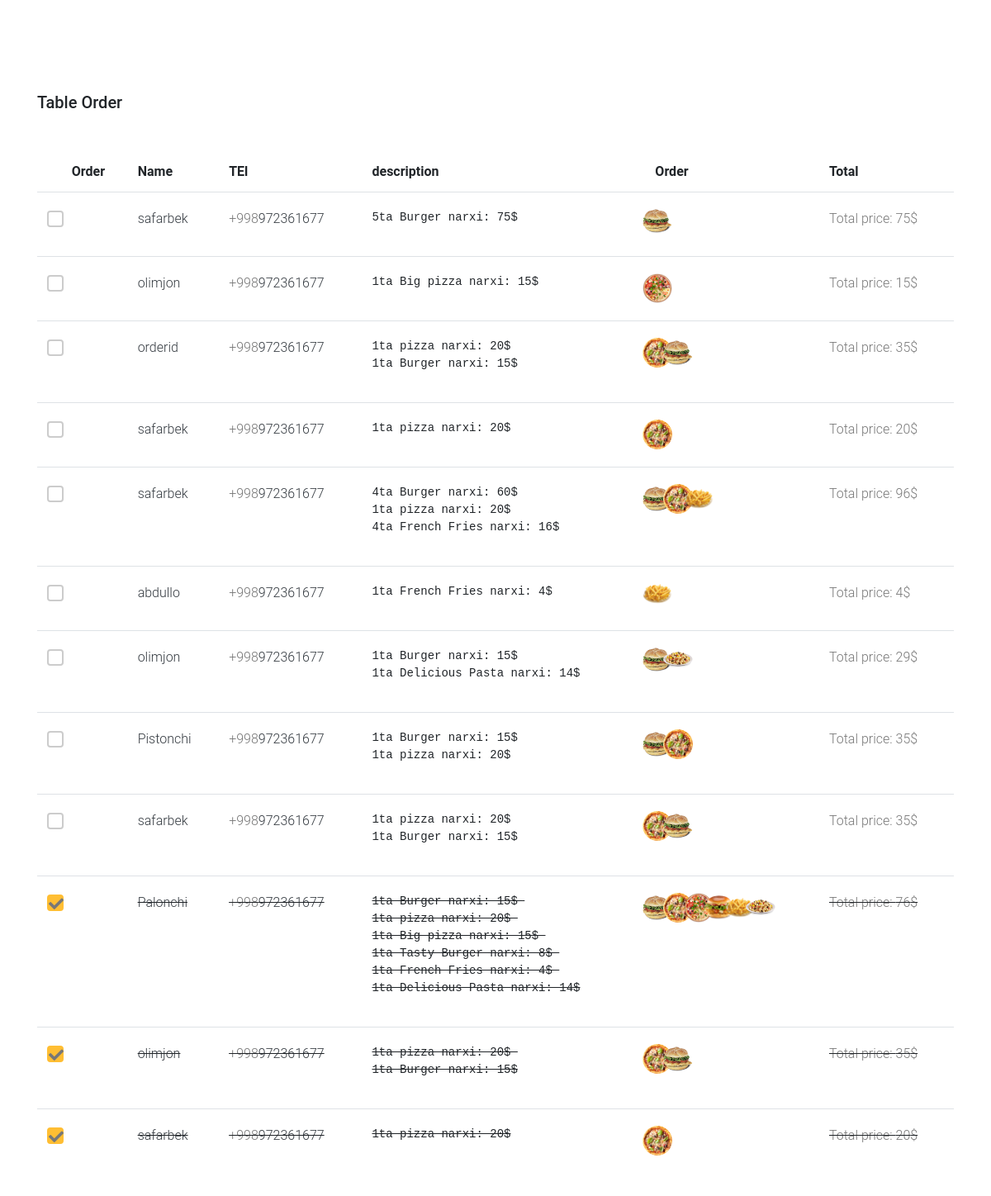
Screenshot of /superadmin/ with the database file from the repository.
### main/models.py (models this page shows, shortened)
class Order(models.Model):
    customer = models.CharField('buyurtmachi', max_length=25)
    tel = models.PositiveIntegerField('tel', default=0)
    order = models.ManyToManyField(Cart)
    text = models.TextField('*')
    total = models.PositiveIntegerField(default=0)
    is_arrived = models.BooleanField(default=False)
    class Meta:
        ordering = ["-id"]

class Cart(models.Model):
    product = models.ForeignKey(Product, on_delete=CASCADE)
    count = models.PositiveIntegerField('soni',default=0)

class Product(models.Model):
    name = models.CharField('nomi', max_length=25)
    slug = models.SlugField('*', max_length=25)
    image = models.ImageField("Product image", upload_to='product_images/')
    category = models.ForeignKey(Tag, on_delete=CASCADE)
    price = models.PositiveIntegerField("Price", default=0)
    description = models.TextField("About product")

### main/views.py (the view)
# urls.py: path("superadmin/", views.superadmin, name='superadmin'),
def superadmin(request):
    user = authenticate(username='safarbek',password='2007')
    if user.is_active:
        return render(request, 'superadmin/superadmin.html', {'orders': Order.objects.all()})
    else:
        return redirect("/login")

### main/context_pro.py (called while the page is built)
def view_all(request):
    context = {
        "categories": Tag.objects.all(),
        "products": Product.objects.select_related("category").all()
    }
    return context

### templates/superadmin/superadmin.html (shortened to what this page needs)
<!DOCTYPE html>
<html lang="en">
<head>
    <link rel="stylesheet" type="text/css" href="/static/css/bootstrap.css">
    <link rel="stylesheet" type="text/css" href="/static/css/superadmin.css">
    <link rel="stylesheet" href="https://pro.fontawesome.com/releases/v5.10.0/css/all.css"
 />
</head>
<body>
    <div class="content">
        <div class="container">
            <h2 class="mb-5">Table  Order</h2>
            <div class="table-responsive">
                <table class="table custom-table">
                    <thead>
                        <tr>
                            <th scope="col">
                            </th>
                            <th scope="col">Order</th>
                            <th scope="col">Name</th>
                            <th scope="col">TEl</th>
                            <th scope="col">description</th>
                            <th scope="col">Order</th>
                            <th>Total</th>
                        </tr>
                    </thead>
                    <tbody>
                        {%for order in orders %}
                        <tr  {% if order.is_arrived %}style="text-decoration: line-through;"{% endif%} >
                            <th scope="row">
                                <label class="control control--checkbox">
                                    <div class="control__indicator fas">
                                    </div>
                                </label>
                            </th>
                            <td>
                            </td>
                            <td><a href="/superadmin/{{order.id}}" class="text-dark">{{order.customer}}</a></td>
                            <td>
                                +998<a href="tel:+998{{order.tel}}" class="text-dark">{{order.tel}}</a>
                            </td>
                            <td>
                                <pre>{{order.text}}</pre>
                            </td>
                            <td>
                                <ul class="persons">
                                    {% for i in order.order.all %}
                                    <li>
                                        <a href="/detail/{{i.product.slug}}">
                                            <img src="{{i.product.image.url}}" alt="" class="img-fluid">
                                        </a>
                                    </li>
                                    {% endfor %}
                                </ul>
                            </td>
                            <td>
                               Total price: {{order.total}}$
                            </td>
                        </tr>
                        {% endfor %}
                    </tbody>
                </table>
            </div>
        </div>
    </div>
</body>
</html>

### staticfiles/css/superadmin.css (style rules this page uses)
body { font-family: "Roboto", -apple-system, BlinkMacSystemFont, "Segoe UI", Roboto, "Helvetica Neue", Arial, "Noto Sans", sans-serif, "Apple Color Emoji", "Segoe UI Emoji", "Segoe UI Symbol", "Noto Color Emoji"; background-color: #fff; font-weight: 300; }
h1, h2, h3, h4, h5, h6, .h1, .h2, .h3, .h4, .h5, .h6 { font-family: "Roboto", -apple-system, BlinkMacSystemFont, "Segoe UI", Roboto, "Helvetica Neue", Arial, "Noto Sans", sans-serif, "Apple Color Emoji", "Segoe UI Emoji", "Segoe UI Symbol", "Noto Color Emoji"; }
a { -webkit-transition: .3s all ease; -o-transition: .3s all ease; transition: .3s all ease; }
a, a:hover { text-decoration: none !important; }
.content { padding: 7rem 0; }
h2 { font-size: 20px; }
.custom-table { min-width: 900px; }
.custom-table thead tr, .custom-table thead th { border-top: none; border-bottom: none !important; }
.custom-table tbody th, .custom-table tbody td { color: #777; font-weight: 400; padding-bottom: 20px; padding-top: 20px; font-weight: 300; }
.custom-table tbody .persons { padding: 0; margin: 0; }
.custom-table tbody .persons li { padding: 0; margin: 0 0 0 -15px; list-style: none; display: inline-block; }
.custom-table tbody .persons li a { display: inline-block; width: 36px; }
.custom-table tbody .persons li a img { border-radius: 50%; max-width: 100%; }
.custom-table tbody tr th, .custom-table tbody tr td { position: relative; -webkit-transition: .3s all ease; -o-transition: .3s all ease; transition: .3s all ease; }
.custom-table tbody tr th:before, .custom-table tbody tr th:after, .custom-table tbody tr td:before, .custom-table tbody tr td:after { -webkit-transition: .3s all ease; -o-transition: .3s all ease; transition: .3s all ease; content: ""; left: 0; right: 0; position: absolute; height: 1px; background: #bfbfbf; width: 100%; opacity: 0; visibility: hidden; }
.custom-table tbody tr th:before, .custom-table tbody tr td:before { top: -1px; }
.custom-table tbody tr th:after, .custom-table tbody tr td:after { bottom: -1px; }
.control { display: block; position: relative; margin-bottom: 25px; cursor: pointer; font-size: 18px; }
.control__indicator { position: absolute; top: 2px; left: 0; height: 20px; width: 20px; border-radius: 4px; border: 2px solid #ccc; background: transparent; }
.control__indicator::before { content: '' !important; }
.control input:checked~.control__indicator { border: 2px solid #ffbe33; background: #ffbe33; }
.control input:checked~.control__indicator::before { content: "\f00c" !important; }

### rows the page displays
Order: customer "safarbek", tel "972361677", text "5ta Burger narxi: 75$", total "75"
Cart: product.image (picture)
Order: customer "olimjon", tel "972361677", text "1ta Big pizza narxi: 15$", total "15"
Cart: product.image (picture)
Order: customer "orderid", tel "972361677", text "1ta pizza narxi: 20$ 1ta Burger narxi: 15$", total "35"
Cart: product.image (picture)
Cart: product.image (picture)
Order: customer "safarbek", tel "972361677", text "1ta pizza narxi: 20$", total "20"
Cart: product.image (picture)
Order: customer "safarbek", tel "972361677", text "4ta Burger narxi: 60$ 1ta pizza narxi: 20$ 4ta French Fries narxi: 16$", total "96"
Cart: product.image (picture)
Cart: product.image (picture)
Cart: product.image (picture)
Order: customer "abdullo", tel "972361677", text "1ta French Fries narxi: 4$", total "4"
Cart: product.image (picture)
Order: customer "olimjon", tel "972361677", text "1ta Burger narxi: 15$ 1ta Delicious Pasta narxi: 14$", total "29"
Cart: product.image (picture)
Cart: product.image (picture)
Order: customer "Pistonchi", tel "972361677", text "1ta Burger narxi: 15$ 1ta pizza narxi: 20$", total "35"
Cart: product.image (picture)
Cart: product.image (picture)
Order: customer "safarbek", tel "972361677", text "1ta pizza narxi: 20$ 1ta Burger narxi: 15$", total "35"
Cart: product.image (picture)
Cart: product.image (picture)
Order: customer "Palonchi", tel "972361677", text "1ta Burger narxi: 15$ 1ta pizza narxi: 20$ 1ta Big pizza narxi: 15$ 1ta Tasty Burger narxi: 8$ 1ta French Fries narxi: 4$ 1ta Delicious Pasta narxi: 14$", total "76"
Cart: product.image (picture)
Cart: product.image (picture)
Cart: product.image (picture)
Cart: product.image (picture)
Cart: product.image (picture)
Cart: product.image (picture)
Order: customer "olimjon", tel "972361677", text "1ta pizza narxi: 20$ 1ta Burger narxi: 15$", total "35"
Cart: product.image (picture)
Cart: product.image (picture)
Order: customer "safarbek", tel "972361677", text "1ta pizza narxi: 20$", total "20"
Cart: product.image (picture)
